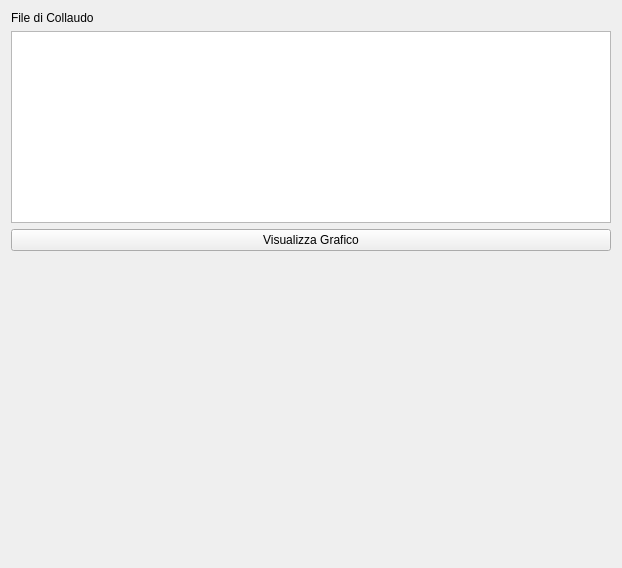
<?xml version="1.0" encoding="UTF-8"?>
<ui version="4.0">
    <class>PlotPage</class>
    <widget class="QWidget" name="PlotPage">
        <property name="windowTitle">
            <string>Grafico Collaudo</string>
        </property>
        <layout class="QVBoxLayout" name="verticalLayout">
            <item>
                <widget class="QLabel" name="labelTitle">
                    <property name="text">
                        <string>File di Collaudo</string>
                    </property>
                </widget>
            </item>
            <item>
                <widget class="QListWidget" name="listFiles"/>
            </item>
            <item>
                <widget class="QPushButton" name="btnPlot">
                    <property name="text">
                        <string>Visualizza Grafico</string>
                    </property>
                </widget>
            </item>
            <item>
                <widget class="QWidget" name="chartFrame">
                    <property name="minimumSize">
                        <size>
                            <width>600</width>
                            <height>300</height>
                        </size>
                    </property>
                </widget>
            </item>
        </layout>
    </widget>
    <resources/>
    <connections/>
</ui>
